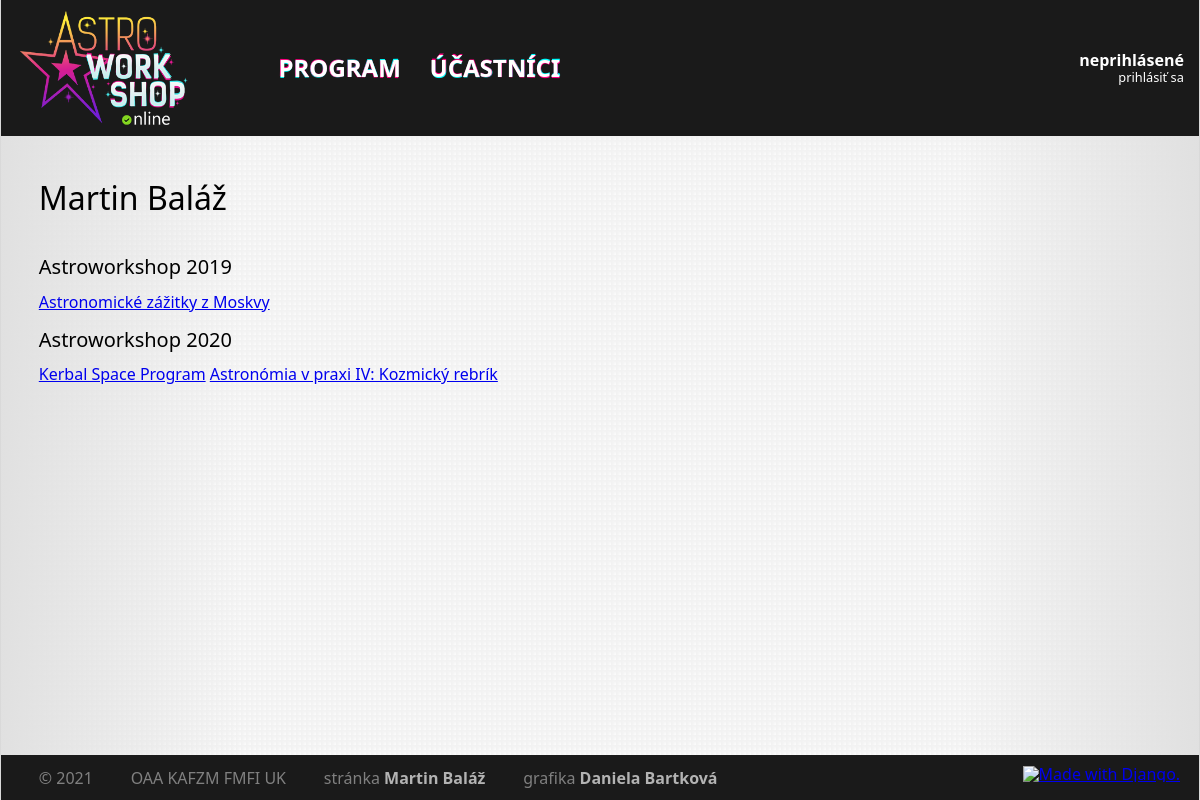
Page /people/MartinBalaz/ on the committed database.
### core/models/participant.py (models this page shows, shortened)
class Participant(AbstractUser):
    class Meta:
        ordering = ['last_name', 'first_name']
    objects = ParticipantManager()
    institutes = models.ManyToManyField(
        'Institute',
        through='Affiliation',
        related_name = 'people',
    )
    events = models.ManyToManyField(
        'Event',
        through='Participation',
        related_name = 'participants',
    )
    about = models.TextField(blank=True)

### core/models/event.py (models this page shows)
class Event(models.Model):
    class Meta:
        ordering = ('start', 'name')
    code = models.CharField(max_length=32, unique=True)
    name = models.CharField(max_length=32, unique=True)
    start = models.DateTimeField()
    end = models.DateTimeField()
    def __str__(self):
        return self.name

### core/models/slot.py (models this page shows, shortened)
class Slot(models.Model):
    class Meta:
        ordering = ['start', 'duration']
    objects = SlotQuerySet.as_manager()
    CATEGORY_TALK = 'T'
    CATEGORY_WORKSHOP = 'W'
    CATEGORY_MEAL = 'M'
    CATEGORY_OTHER = 'O'
    CATEGORIES = [
        (CATEGORY_TALK, 'Prednáška'),
        (CATEGORY_WORKSHOP, 'Workshop'),
        (CATEGORY_MEAL, 'Jedlo'),
        (CATEGORY_OTHER, 'Ostatné'),
    ]
    title = models.CharField(blank=True, max_length=256)
    abstract = models.TextField(blank=True, max_length=4096)
    start = models.DateTimeField(null=True, blank=True)
    duration = models.PositiveIntegerField(null=False)
    note = models.CharField(blank=True, max_length=256)
    person = models.ManyToManyField('Participant', related_name='slots', blank=True)
    event = models.ForeignKey('Event', null=True, blank=True, on_delete=models.CASCADE)
    category = models.CharField(max_length=1, choices=CATEGORIES, default=CATEGORY_TALK)
    presentation = models.FileField(
        null=True,
        blank=True,
        upload_to=presentation_filename,
    )

### core/views/participant.py (the view)
# urls.py: path('people/<slug:username>/', participant.ParticipantView.as_view(), name='participant'),
class ParticipantView(django.views.generic.DetailView):
    model = Participant
    context_object_name = 'participant'
    template_name = 'core/participant.html'
    slug_field = 'username'
    slug_url_kwarg = 'username'
    def get_queryset(self):
        return self.model.objects.with_talks().with_current_affiliations(datetime.date.today())

### core/models/participant.py (called while the page is built)
    def with_talks(self):
        return self.prefetch_related(
            Prefetch(
                'slots',
                queryset=Slot.objects.filter(Q(category=Slot.CATEGORY_TALK) | Q(category=Slot.CATEGORY_WORKSHOP)),
                to_attr='talks',
            ),
        )

    def with_current_affiliations(self, date):
        return self.prefetch_related(
            Prefetch(
                'institutes',
                queryset=Institute.objects.filter(
                    (Q(affiliation__start__lte=date) | Q(affiliation__start=None)) & (Q(affiliation__end__gte=date) | Q(affiliation__end=None))
                ).distinct(),
                to_attr='current_affiliations',
            ),
        )

### core/templates/core/participant.html (shortened to what this page needs)
{% extends 'core/base.html' %}
{% load astro %}
{% block page %}
    <h2>
        {{ participant.get_full_name }}
    </h2>
    {% regroup participant.talks by event as talks_by_event %}
    {% for event, talks in talks_by_event %}
        <h3>
            {{ event }}
        </h3>
        {% for talk in talks %}
            <a href="{% url 'slot' talk.id %}">{{ talk.title }}</a>
        {% endfor %}
    {% endfor %}
{% endblock %}

### static/css/main.css (style rules this page uses)
html { width: 100%; font-family: "Segoe UI", "Verdana", sans-serif; padding: 0px; }
body { height: 100%; margin: 0px; min-height: 100vh; overflow-y: scroll; background-color: hsl(0, 0%, 92%); background-image: url("/static/images/background.png"); background-repeat: repeat; background-size: 1000px 560px; }
h2 { font-size: 200%; font-weight: 500; padding-bottom: 5mm; line-height: 1.5; }
h3 { font-size: 125%; font-weight: 500; padding-top: 3mm; padding-bottom: 2mm; line-height: 1.5; }

### rows in the picture
Participant: get_full_name "Martin Baláž"
Event: name "Astroworkshop 2019"
Slot: title "Astronomické zážitky z Moskvy"
Event: name "Astroworkshop 2020"
Slot: title "Kerbal Space Program"
Slot: title "Astronómia v praxi IV: Kozmický rebrík"
